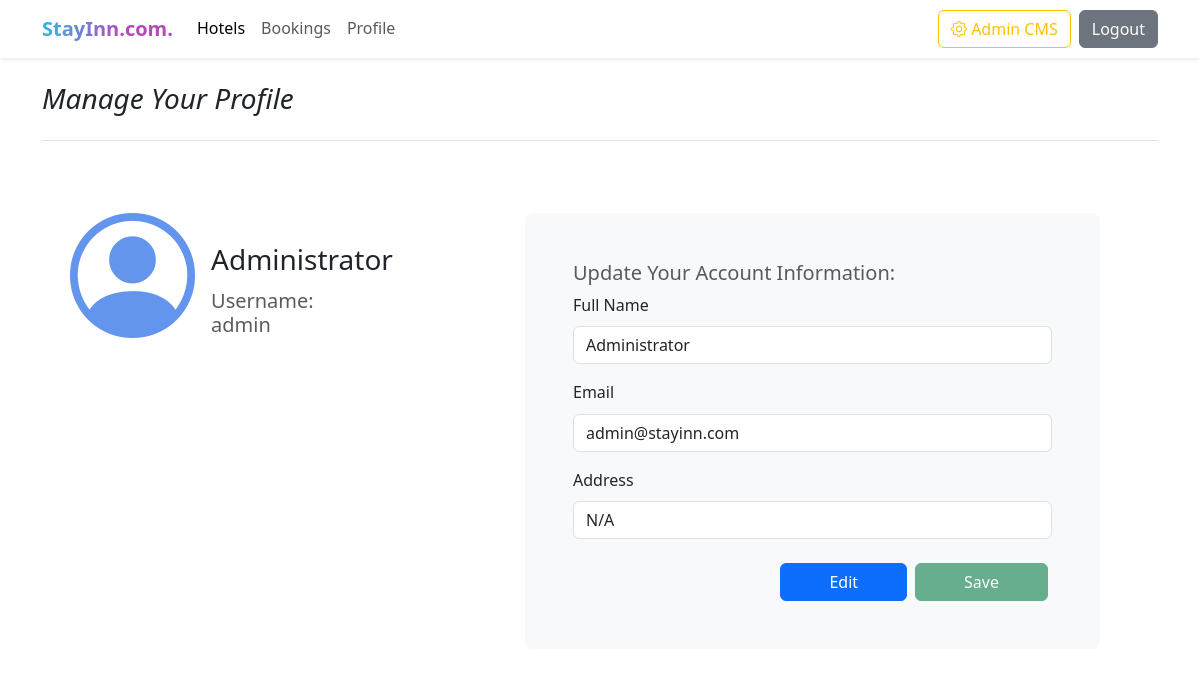
Page /pages/profile.php (signed in) on the committed database.
### tables this page shows
CREATE TABLE `user` (
  `id` int(60) NOT NULL,
  `username` varchar(255) NOT NULL,
  `fullname` varchar(255) NOT NULL,
  `password` varchar(255) NOT NULL,
  `email` varchar(255) NOT NULL,
  `address` varchar(255) NOT NULL
);

### pages/profile.php (the view, shortened to what this page needs)
<?php
include '../includes/header.php';
$user_id = $_SESSION['user']['id'];
require_once "../data/DatabaseConnector.php";
$conn = new DatabaseConnector();
$conn = $conn->getConnection();
$select_user = "SELECT fullname, username, email, address FROM user WHERE id = '$user_id'";
$result = $conn->query($select_user);
if ($result->num_rows > 0) {
    while ($row = $result->fetch_assoc()) {
        $full_name = $row['fullname'];
        $username = $row['username'];
        $email = $row['email'];
        $address = $row['address'];
    }
}
?>
<div class="container">
    <h3 class="pb-4 mb-4 mt-4 fst-italic border-bottom">Manage Your Profile</h3>
    <div class="col-xl-10 col-xxl-8 px-4 py-5 profile-details-container">
        <div class="row g-lg-6">
            <div class="col-lg-5 ms-3 mb-3 p-0 user-details-display">
                <div>
                    <i class="bi-person-circle" style="font-size: 125px; color: cornflowerblue;"></i>
                </div>
                <div class="username-container">
                    <h3 class="lh-1 mb-3"><?php echo $full_name ?></h3>
                    <h5 class="col-lg-10 text-muted">Username: <?php echo $username ?></h5>
                </div>
            </div>
            <div class="col-md-10 col-lg-7 p-0 form-container">
                <form action="" class="p-4 p-md-5 rounded-3 bg-light" method="post">
                    <h5 class="text-muted">Update Your Account Information:</h5>
                    <div class="form-label mb-3">
                        <label for="fullname" class="form-label">Full Name</label>
                        <input class="form-control" type="text" id="fullname" name="fullname" value="<?php echo $full_name; ?>" readonly>
                    </div>
                    <div class="form-label mb-3">
                        <label for="email" class="form-label">Email</label>
                        <input class="form-control" type="email" id="email" name="email" value="<?php echo $email; ?>" readonly>
                    </div>
                    <div class="form-label mb-3">
                        <label for="address" class="form-label">Address</label>
                        <input class="form-control" type="text" id="address" name="address" value="<?php echo $address; ?>" readonly>
                    </div>
                    <div class="d-grid gap-2 mt-4 me-1 d-md-flex justify-content-md-end">
                        <button class="btn btn-primary px-5" id="editButton" onclick="toggleEdit(this)">Edit</button>
                        <button class="btn btn-success px-5" id="saveButton" onclick="submitForm(this)" disabled>Save</button>
                    </div>
                </form>
            </div>
        </div>
    </div>
</div>

### css/main.css (style rules this page uses)
*, *::before, *::after { box-sizing: border-box; padding: 0; margin: 0; box-sizing: border-box; list-style: none; list-style-type: none; text-decoration: none; -moz-osx-font-smoothing: grayscale; -webkit-font-smoothing: antialiased; text-rendering: optimizeLegibility; }
body { text-rendering: optimizeLegibility; -webkit-font-smoothing: antialiased; -moz-osx-font-smoothing: grayscale; line-height: 1.6; }

### rows in the picture
user: fullname "Administrator", username "admin", email "admin@stayinn.com", address "N/A"
